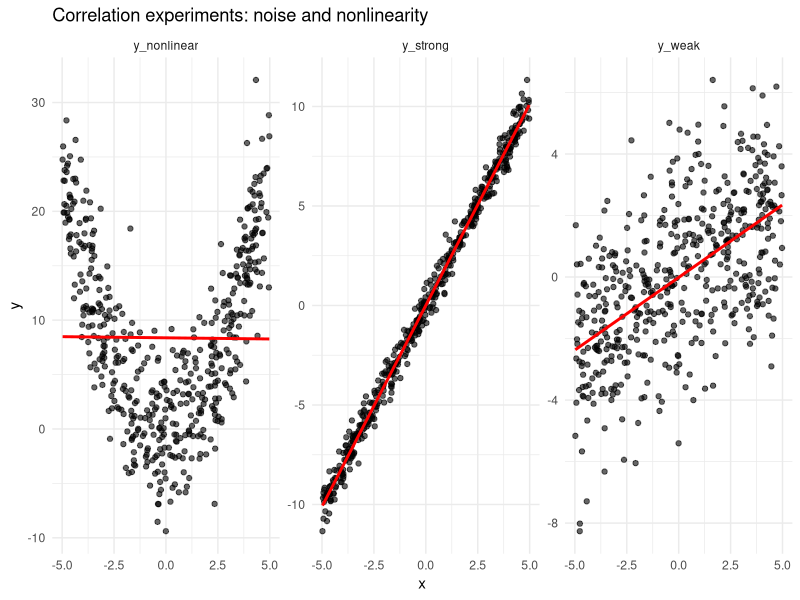

Write R code to recreate this figure.
# correlation_experiment.R
# Explore correlation and effect of noise
library(tidyverse)

set.seed(2025)

n <- 500
x <- runif(n, -5, 5)
y_strong <- 2 * x + rnorm(n, sd = 0.5)   # strong linear relationship
y_weak <- 0.5 * x + rnorm(n, sd = 2)     # weak linear relationship with more noise
y_nonlinear <- x^2 + rnorm(n, sd = 4)    # nonlinear

df <- tibble(x = x, y_strong = y_strong, y_weak = y_weak, y_nonlinear = y_nonlinear) %>% pivot_longer(-x, names_to = "scenario", values_to = "y")

# compute correlations
corrs <- df %>% group_by(scenario) %>% summarise(correlation = cor(x, y), .groups = 'drop')
print(corrs)

# plot
p <- df %>% ggplot(aes(x = x, y = y)) +
  geom_point(alpha = 0.6) +
  geom_smooth(method = 'lm', se = FALSE, color = "red") +
  facet_wrap(~scenario, scales = "free") +
  theme_minimal() +
  labs(title = "Correlation experiments: noise and nonlinearity", x = "x", y = "y")

print(p)
